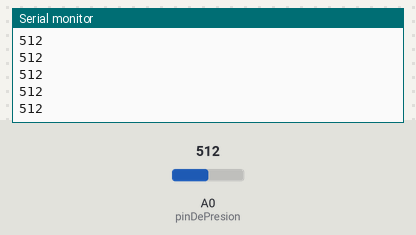
A sketch run on a simulated Arduino Uno, built with avr-gcc and run on an emulated ATmega328P. Parts: the last lines printed to the serial monitor. The test bench sets the inputs (shaded band); at power-on: A0 (pinDePresion) = 512.

Above: at 1.2 s.
1.3 s: A0 (pinDePresion) set to 716
At 2.2 s:
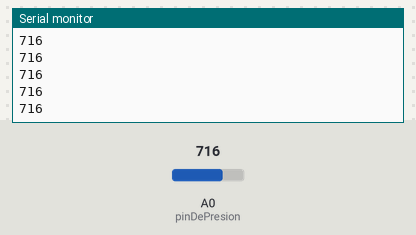
2.8 s: A0 (pinDePresion) set to 900
At 3.3 s:
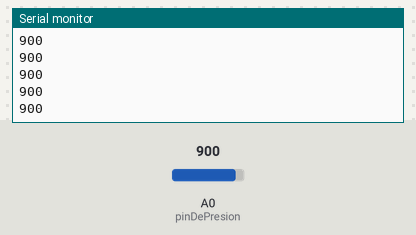
Timing chart, 0 to 5.8 s (numbered marks = the images above; inputs shaded):
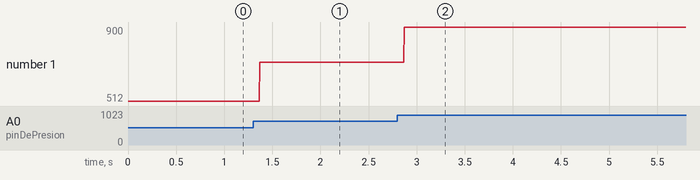

The sketch:

depresion-zi.ino
```cpp
int pinDePresion;
int valorDePresion;
bool watitaRascada;
int presionMinimaAceptable;

void setup() {
  // put your setup code here, to run once:
  pinDePresion = A0;
  valorDePresion = 0;
  watitaRascada = false;
  //hay q calibrar la presion/revisar cableado
  int presionMinimaAceptable = 200;
  pinMode(pinDePresion, INPUT);
  Serial.begin(9600);
}

void loop() {
  // put your main code here, to run repeatedly:
 valorDePresion = analogRead(pinDePresion);
 Serial.println(valorDePresion);
}
```

Measured:
- after the input at 1.3 s, the serial monitor: prints a new line after 0.07 s (image 1)
- after the input at 2.8 s, the serial monitor: prints a new line after 0.07 s (image 2)
- plotted number 1: 512 → 716 after the input at 1.3 s, 716 → 900 after the input at 2.8 s
